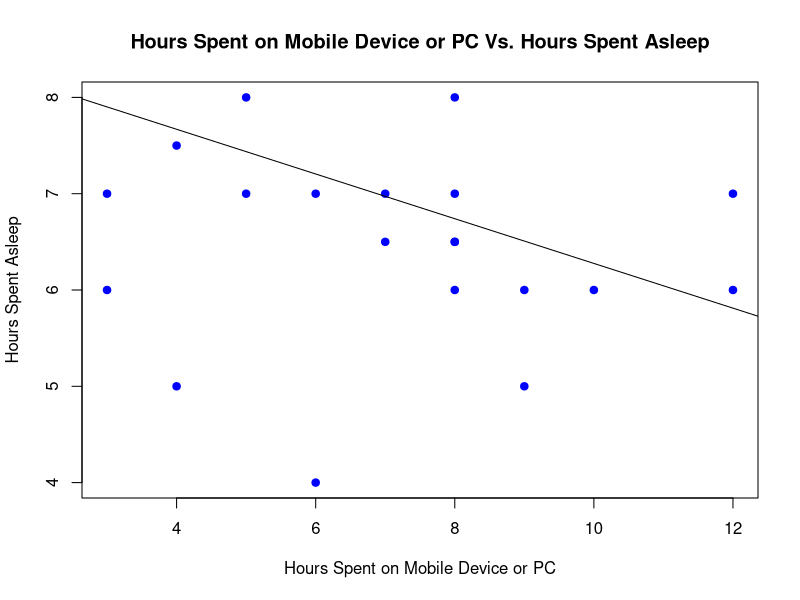

This chart was generated by the following R code:
sink("output.txt")
responses <- read.csv("responses.csv")

lm(data = responses)
responses.lm <- lm(data = responses)
summary.lm(responses.lm)

plot(responses,
     xlab = "Hours Spent on Mobile Device or PC",
     ylab = "Hours Spent Asleep",
     main = "Hours Spent on Mobile Device or PC Vs. Hours Spent Asleep",
     col = "blue",
     pch = 19)

correlation <- cor(responses$Hours.on.PC.or.Mobile.Device, responses$Hours.Asleep)
regression <- lm(responses)
abline(regression)
